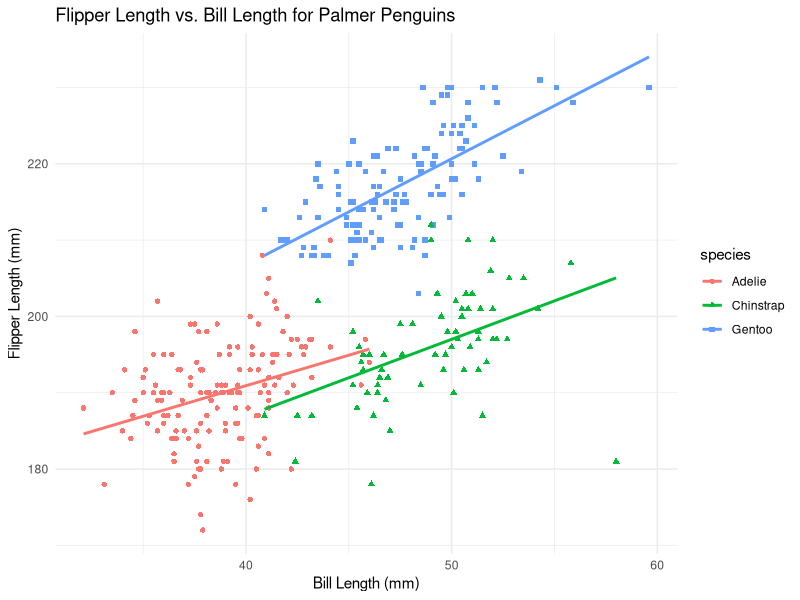
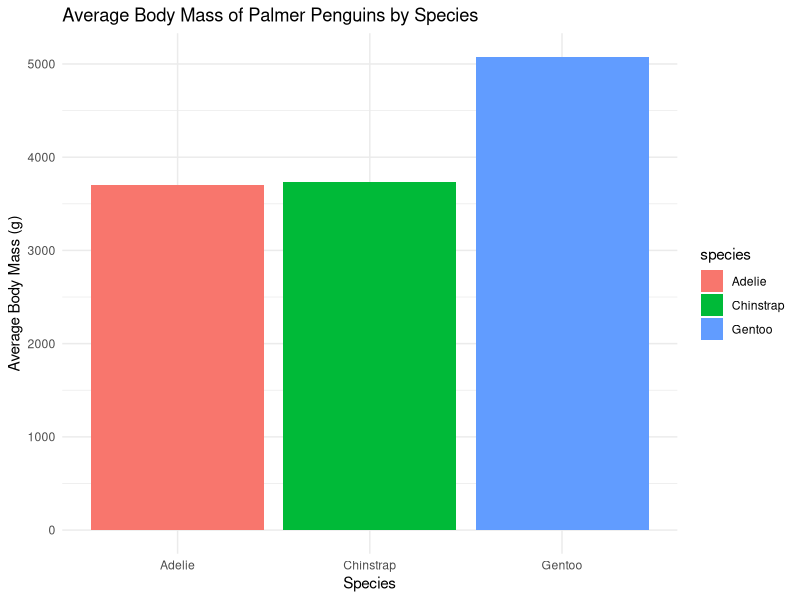

Reproduce these figures in R, in order.
## ---- chunk 1
library(palmerpenguins)
## ---- chunk 2

library(ggplot2)



# graph
ggplot(penguins, aes(x=bill_length_mm, y=flipper_length_mm, shape=species, color = species)) + 
  geom_point() + 
  geom_smooth(method="lm", se=FALSE) +
  labs(title="Flipper Length vs. Bill Length for Palmer Penguins",
       x="Bill Length (mm)",
       y="Flipper Length (mm)") + 
  theme_minimal()

## ---- chunk 3

# Basic bar plot with ggplot2
ggplot(penguins, aes(x=species, y=body_mass_g, fill=species)) + 
  geom_bar(stat="summary", fun="mean") + 
  labs(title="Average Body Mass of Palmer Penguins by Species",
       x="Species",
       y="Average Body Mass (g)") +
  theme_minimal()

